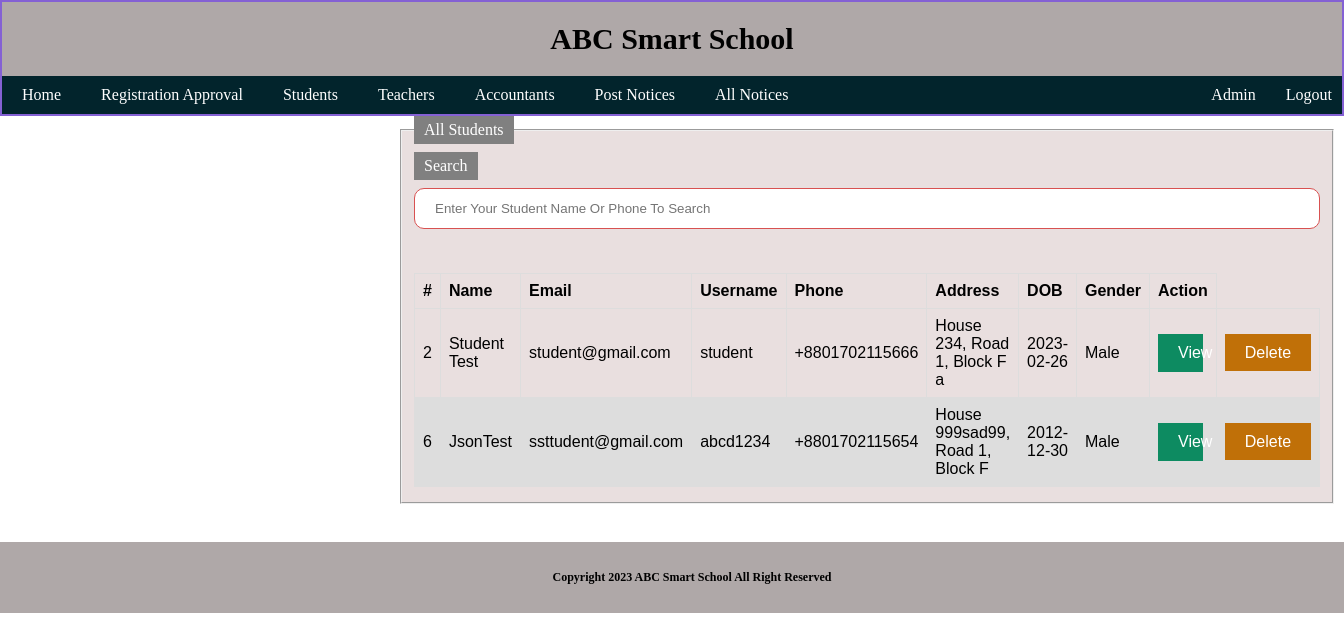
The page /Project/View/pages/Students.php (signed in) on the database its author committed.
### tables this page shows
CREATE TABLE `users` (
  `id` int(11) NOT NULL,
  `Name` text NOT NULL,
  `Email` varchar(255) NOT NULL,
  `Username` varchar(100) NOT NULL,
  `Password` varchar(255) NOT NULL,
  `Phone` text NOT NULL,
  `Address` varchar(255) NOT NULL,
  `DOB` text NOT NULL,
  `Gender` text NOT NULL,
  `User_Type` text NOT NULL,
  `File_Path` varchar(500) NOT NULL,
  `Validation` text NOT NULL
);

### Project/model/DatabaseConnection.php (called while the page is built, shortened)
<?php
class DatabaseConnection
{
    function ShowSpecificUsers($conn, $table, $usertype)
    {
        $result = $conn->query("SELECT `id`, `Name`, `Email`, `Username`, `Phone`, `Address`, `DOB`, `Gender`, `File_Path` FROM " . $table . " WHERE User_Type='" . $usertype . "'");
        return $result;
    }
}

### Project/View/pages/Students.php (the view, shortened to what this page needs)
<!DOCTYPE html>
<html>
<head>
</head>
<body>
    <?php
    include('../layout/Header.php');
    ?>
    <fieldset>
        <legend>All Students</legend>
        <legend style="width:fit-content"> Search </legend>
        <input type=search name="name" placeholder="Enter Your Student Name Or Phone To Search" id="name" onkeydown="showuser()" onkeyup="showuser()" onchange="showuser()" ><br>
        <p id="mytext"></p>
        <?php
        include "../../model/DatabaseConnection.php";
        $connection = new DatabaseConnection();
        $conobj = $connection->OpenCon();
        $users = $connection->ShowSpecificUsers($conobj, "users", "student");
        if ($users->num_rows > 0) { ?>
            <table>
                <thead>
                    <tr>
                        <th>#</th>
                        <th>Name</th>
                        <th>Email</th>
                        <th>Username</th>
                        <th>Phone</th>
                        <th>Address</th>
                        <th>DOB</th>
                        <th>Gender</th>
                        <th>Action</th>
                    </tr>
                </thead>
                <tbody id="student_table_body">
                    <?php
                    while ($row = $users->fetch_assoc()) { ?>
                        <tr>
                            <td><?php echo $row['id'] ?></td>
                            <td><?php echo $row['Name'] ?></td>
                            <td><?php echo $row['Email'] ?></td>
                            <td><?php echo $row['Username'] ?></td>
                            <td><?php echo $row['Phone'] ?></td>
                            <td><?php echo $row['Address'] ?></td>
                            <td><?php echo $row['DOB'] ?></td>
                            <td><?php echo $row['Gender'] ?></td>
                            <td><a class='button' href='./ProfileView.php?id=<?php echo $row['id'] ?>'>View</a></td>
                            <td><a class='button1' href='../../Controller/DeleteUser.php?id=<?php echo $row['id'] ?>'>Delete</a></td>
                        </tr>
                    <?php
                    } ?>
                </tbody>
            </table>
        <?php
        }
        ?>
    </fieldset>
    <br>
    <?php
    include('../layout/Footer.php');
    ?>
</body>
</html>

### Project/css/Mainpage.css (style rules this page uses)
body { margin:0; padding: 0; background: url(background.jpg) no-repeat; background-size: cover; background-attachment: fixed; }
p { width: 40%; font-family: comic sans ms; font-size: 20px; text-align: center; padding: 10px 12px; margin: 8px 0; border-radius: 10px; opacity: 1; }
a.button:link, a.button:visited { text-decoration: none; background-color: rgb(125, 31, 168); color: white; padding: 15px 85px; text-align: center; text-decoration: none; display: inline-block; }

### Project/css/design.css (style rules this page uses)
body { margin:0; padding: 0; background: url(background.jpg) no-repeat; background-size: cover; }
a.button:link, a.button:visited { text-decoration: none; background-color: rgb(13, 139, 97); color: white; padding: 10px 20px; width: 5px; }
a.button1:link, a.button1:visited { text-decoration: none; background-color: rgb(192, 112, 8); color: white; padding: 10px 20px; width: 5px; }
input[type=search], select { width: 100%; padding: 12px 20px; margin: 8px 0; display: inline-block; border: 1px solid rgb(216, 81, 81); border-radius: 10px; box-sizing: border-box; }
fieldset { background-color: #e9dfdf; display: block; margin-left: 400px; margin-right: 400px; padding-top: 0.5em; padding-bottom: 0.9em; }
legend { background-color: gray; color: white; padding: 5px 10px; }
table { font-family: arial, sans-serif; border-collapse: collapse; width: 100%; }
td, th { border: 1px solid #dddddd; text-align: left; padding: 8px; }
tr:nth-child(even) { background-color: #dddddd; }

### rows shown on the page
users: id "2", Name "Student Test", Email "student@gmail.com", Username "student", Phone "+8801702115666", Address "House 234, Road 1, Block F a", DOB "2023-02-26", Gender "Male"
users: id "6", Name "JsonTest", Email "ssttudent@gmail.com", Username "abcd1234", Phone "+8801702115654", Address "House 999sad99, Road 1, Block F", DOB "2012-12-30", Gender "Male"

### other values the page prints
$_SESSION['Name'] "Admin"
